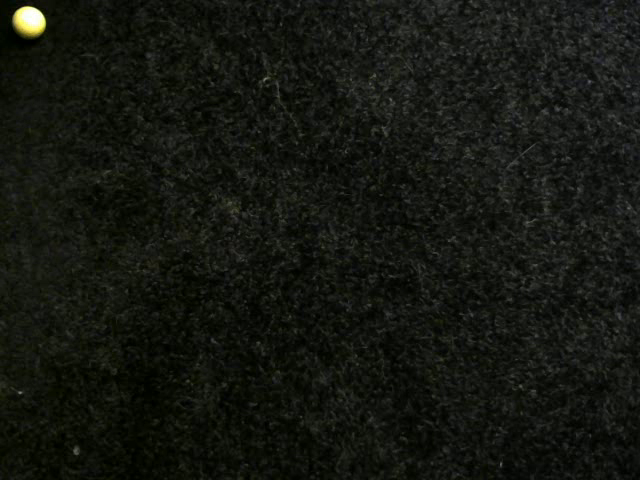
#> input picture frame 1 of java-code/src/main/resources/videos/testVid_ballUpperLeft.avi, 640 x 480 px
$ python testCase_playedGameDigitizerWithBall.py
#> lines starting #> are read from the running program, lines starting #| are printed output that depends on the picture; after the words box and inside, x2 and y2 are one past the last pixel; in counts of white or black regions, pixels touching at a corner belong together
from collections import deque
import cv2 as cv
import argparse
import imutils
import time
import os

frameSize = 800

greenLower = (20, 100, 100)
greenUpper = (30, 255, 255)
pts = deque(maxlen=20000)

pts.appendleft((0, 0, time.time()))
pts.appendleft((0, 0, time.time()))

cap = cv.VideoCapture('../../../../../Schreibtisch/testvideos/testVid_ballUpperLeft.avi')

cap.set(28, 0)

while(True):
    # Capture frame-by-frame
    ret, frame = cap.read()
#> frame is the input picture: shape (480, 640, 3); mean B, G, R 16.2, 22.4, 20

    frame = imutils.resize(frame, width=frameSize)
#> frame: shape (600, 800, 3)

    hsv = cv.cvtColor(frame, cv.COLOR_BGR2HSV)
#> hsv: shape (600, 800, 3); mean H, S, V 44, 87.3, 22.5

    mask = cv.inRange(hsv, greenLower, greenUpper)
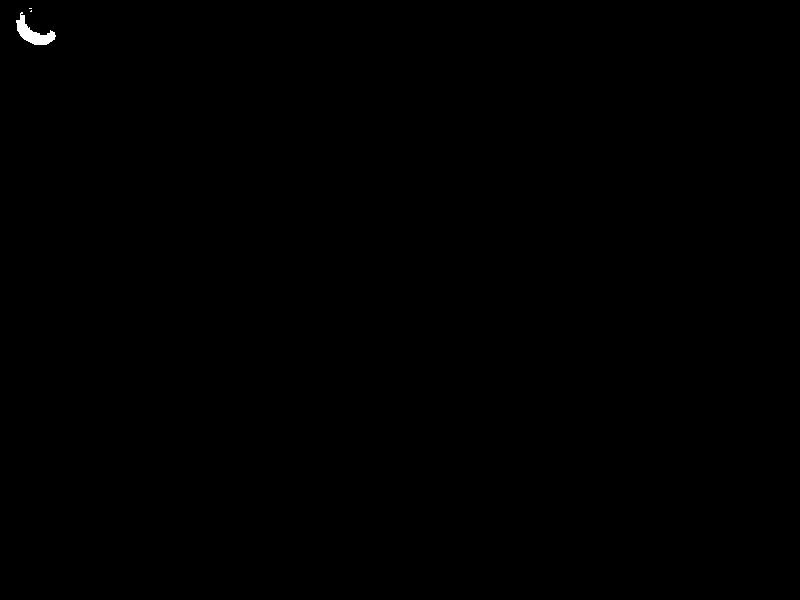
#> mask: shape (600, 800); 0.11% white; 3 white regions (2 under 20 px), largest, box (x1, y1, x2, y2) and area: (16, 12, 56, 45) 517
    mask = cv.erode(mask, None, iterations=2)
#> mask: shape (600, 800); 0.05% white; 1 white region, box (x1, y1, x2, y2) and area: (19, 17, 53, 43) 233
    mask = cv.dilate(mask, None, iterations=2)
#> mask: shape (600, 800); 0.1% white; 1 white region

    cnts = cv.findContours(mask.copy(), cv.RETR_EXTERNAL, cv.CHAIN_APPROX_SIMPLE)[-2]
#> cnts = 1 contour; box (x1, y1, x2, y2) and area: (17, 15, 55, 45) 445
    center = None

    if len(cnts) > 0:
        c = max(cnts, key=cv.contourArea)
#> c = contour of 51 points, box (x1, y1, x2, y2) (17, 15, 55, 45), area 445
        ((x, y), radius) = cv.minEnclosingCircle(c)
#> x = 36.21; y = 28.12; radius = 20.85
        M = cv.moments(c)
#> M = moments, m00 445, centre m10/m00, m01/m00 = (32.83, 33.72)
        center = (int(M["m10"] / M["m00"]), int(M["m01"] / M["m00"]), time.time())

        if radius > 1:
            cv.circle(frame, (int(x), int(y)), int(radius), (255, 255, 255), 2)
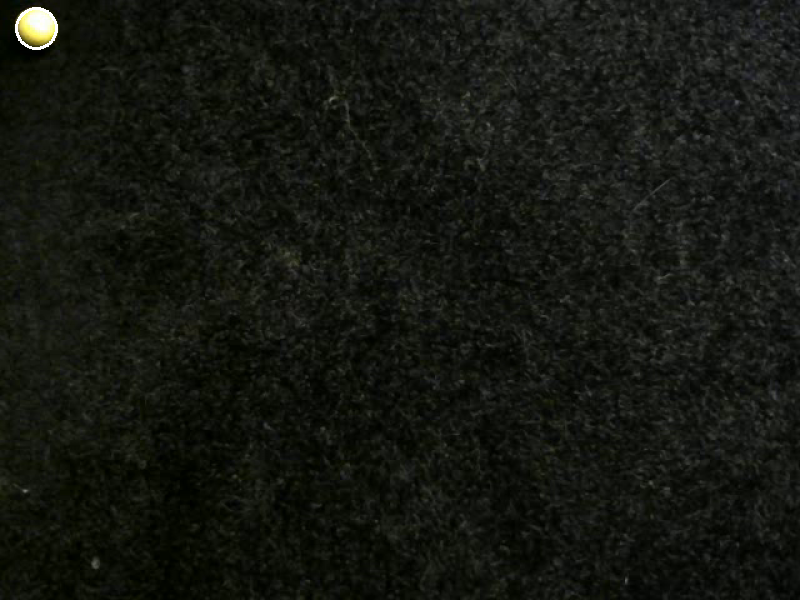
#> frame: shape (600, 800, 3); mean B, G, R 16.5, 22.6, 20.2
            cv.circle(frame, (center[0], center[1]), 5, (0, 0, 255), -1)
#> frame: shape (600, 800, 3); 0.02% of pixels changed, all inside (x1, y1, x2, y2) = (27, 28, 38, 39)

    if(center == None):
        center = (-1, -1, time.time())
    pts.appendleft(center)

    if pts[0] is None or pts[1] is None:
        actualPointX, actualPointY = 0, 0
        previousPointX, previousPointY = 0, 0
    else:
        actualPointX = pts[1][0]
        actualPointY = pts[1][1]
        previousPointX = pts[0][0]
        previousPointY = pts[0][1]

    print("1|"+ str(time.time()) + "|" + str(actualPointX) + "|" + str(actualPointY))

    # uncomment to see vid through test
    # cv.imshow('frame', frame)

    if cv.waitKey(1) & 0xFF == ord('q'):

#> (key q is pressed here)
        break

# When everything done, release the capture
cap.release()
cv.destroyAllWindows()
